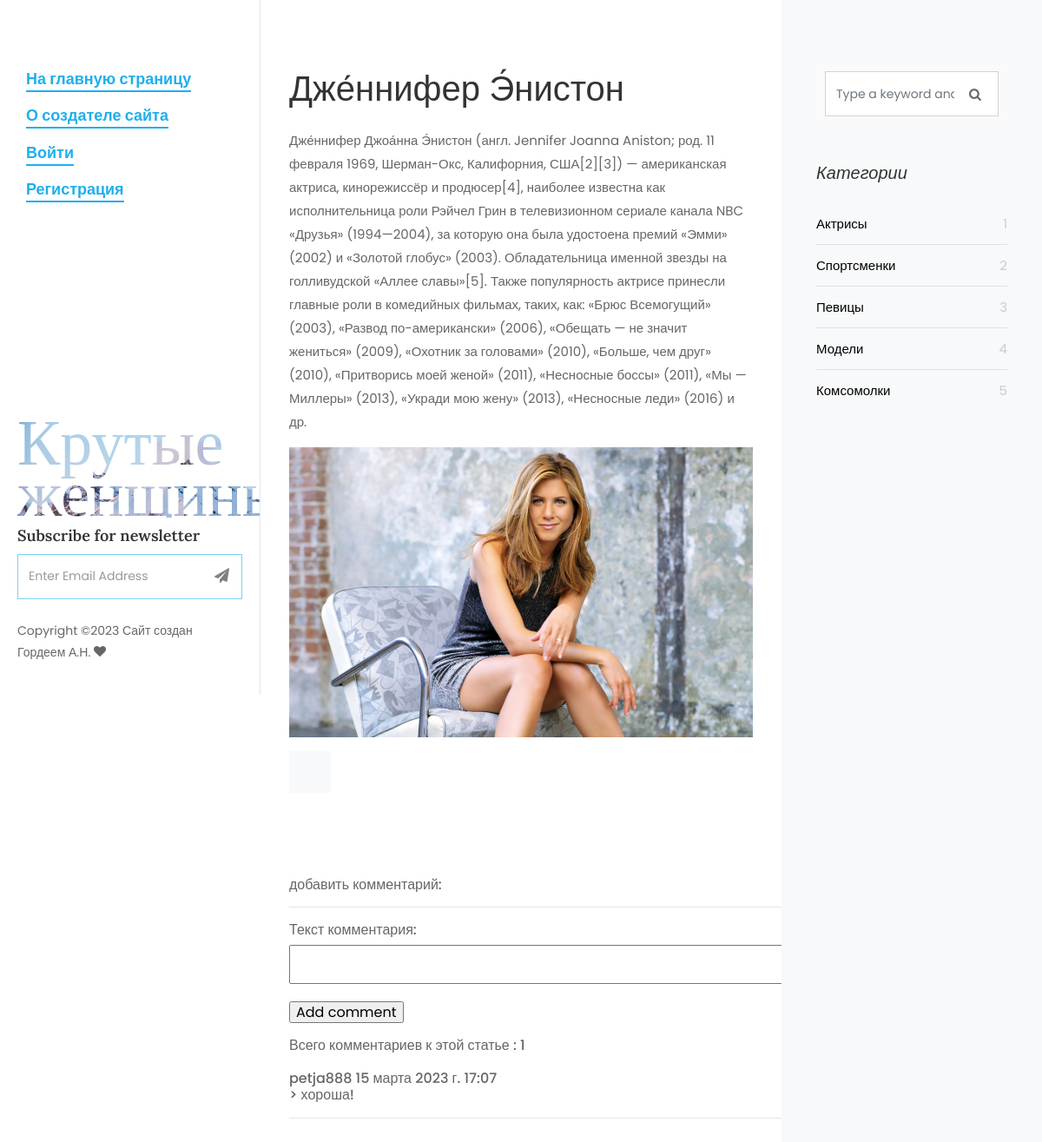
Screenshot of /post/dzhennifer-eniston/ with the database file from the repository.
### women/models.py (models this page shows, shortened)
class Women(models.Model):
    objects = None
    title = models.CharField(max_length=255, verbose_name='Заголовок')
    content = models.TextField(blank=True)
    photo = models.ImageField(upload_to="photos/%Y/%m/%d/")
    time_create = models.DateTimeField(auto_now_add=True)
    slug = models.SlugField(max_length=250, unique= True, db_index= True, verbose_name= "URL")
    time_update = models.DateTimeField(auto_now=True)
    is_published = models.BooleanField(default=True)
    cat = models.ForeignKey('Category', on_delete=models.PROTECT, )
    class Meta:
        verbose_name_plural = 'Известные женщины'
        ordering = ('cat', 'title')

class Comments(models.Model):
    article = models.ForeignKey(Women, on_delete=models.CASCADE, verbose_name='Статья', blank=True, null=True,
                                related_name='comments_articles')
    author = models.ForeignKey(User, on_delete=models.CASCADE, verbose_name='Автор комментария', blank=True, null=True)
    create_date = models.DateTimeField(auto_now=True)
    text = models.TextField(verbose_name='Текст комментария')
    status = models.BooleanField(verbose_name='Видимость статьи', default=False)

class Category(models.Model):
    name = models.CharField(max_length=100, db_index=True)
    slug = models.SlugField(max_length=250, unique=True, db_index=True, verbose_name='URL')
    class Meta:
        verbose_name_plural = 'Категории'
    def get_absolute_url(self):
        return reverse('category', kwargs={'cat_slug': self.slug})

### women/views.py (the view, shortened to what this page needs)
# urls.py: path('post/<slug:post_slug>/', ShowPost.as_view(), name='post'),
class ShowPost(DataMixin, FormMixin, DetailView):
    model = Women
    template_name = 'women/single.html'
    slug_url_kwarg = 'post_slug'
    context_object_name = 'post'
    form_class = CommentForm
    def post(self, request, *args, **kwargs):
        form = self.get_form()
        if form.is_valid():
            return self.form_valid(form)
        else:
            return self.form_invalid(form)
    def get_context_data(self, *, object_list=None, **kwargs):
        context = super().get_context_data(**kwargs)
        context['menu'] = menu
        context['cats'] = Category.objects.all()
        return context

### women/forms.py
class CommentForm(forms.ModelForm):
    class Meta:
        model = Comments
        fields = ('text',)
    def __init__(self,*args,**kwargs):
        super().__init__(*args,**kwargs)
        for field in self.fields:
            self.fields[field].widget.attrs['class'] = 'form-control'
        self.fields['text'].widget = Textarea(attrs={'rows':2})

### women/templates/women/single.html (shortened to what this page needs)
{% load static %}
<!DOCTYPE html>
<html lang="en">
  <head>
    <link rel="stylesheet" href="{% static 'css/open-iconic-bootstrap.min.css' %}">
    <link rel="stylesheet" href="{% static 'css/animate.css' %}">
    <link rel="stylesheet" href="{% static 'css/owl.carousel.min.css' %}">
    <link rel="stylesheet" href="{% static 'css/owl.theme.default.min.css' %}">
    <link rel="stylesheet" href="{% static 'css/magnific-popup.css' %}">
    <link rel="stylesheet" href="{% static 'css/aos.css' %}">
    <link rel="stylesheet" href="{% static 'css/ionicons.min.css' %}">
    <link rel="stylesheet" href="{% static 'css/bootstrap-datepicker.css' %}">
    <link rel="stylesheet" href="{% static 'css/jquery.timepicker.css' %}">
    <link rel="stylesheet" href="{%  static 'css/flaticon.css' %}">
    <link rel="stylesheet" href="{% static 'css/icomoon.css' %}">
    <link rel="stylesheet" href="{% static 'css/style.css' %}">
  </head>
  <body>
	{% include 'women/side-header.html' %}
		<div id="colorlib-main">
			<section class="ftco-section ftco-no-pt ftco-no-pb">
	    	<div class="container">
	    		<div class="row d-flex">
	    			<div class="col-lg-8 px-md-5 py-5">
	    				<div class="row pt-md-4">
	    					<h1 class="mb-3">{{  post.title }} </h1>
		            <p>{{ post.content }}</p>
		            <p>
		              <img src="{{ post.photo.url }}" alt="" class="img-fluid">
		            </p>
		            <div class="about-author d-flex p-4 bg-light">
		            </div>
		            <div class="pt-5 mt-5">
		              <h6 class="mb-3">
						  <p>
							  добавить комментарий:
						  <hr>
						  <form action="."  method="post">
						  		{{ form.as_p }}
							  <p><input type="submit" value="Add comment"></p>
							  Всего комментариев к  этой статье : {{ post.comments_articles.all.count }}
							  {% for item in  post.comments_articles.all %}
							  <ul class="comment-list" >
								  <br>{{ item.author }} {{ item.create_date }}
							  <li   class="comment">> {{ item.text }} </li>
							  </ul>
							  <br>
							  <hr>
							  {% endfor %}
						  </form>
					  </h6>
		            </div>
			    		</div>
			    	</div>
	    			<div class="col-lg-4 sidebar ftco-animate bg-light pt-5">
	            <div class="sidebar-box pt-md-4">
	              <form action="#" class="search-form">
	                <div class="form-group">
	                  <span class="icon icon-search"></span>
	                  <input type="text" class="form-control" placeholder="Type a keyword and hit enter">
	                </div>
	              </form>
	            </div>
	            <div class="sidebar-box ftco-animate">
					<h3 class="sidebar-heading">Категории </h3>
	              <ul class="categories">
					{% for cat in cats %}
	                <li><a href="{{ cat.get_absolute_url  }}"> {{ cat.name }}	 <span>  {{ cat.pk }} </span></a></li>
					  {% endfor %}
	              </ul>
	            </div>
	                </div>
	              </div>
	            </div>
	            </div>
	            <div class="sidebar-box ftco-animate">
	            	<h3 class="sidebar-heading">Archives</h3>
	            </div>
	          </div>
  </body>
</html>

### women/static/css/icomoon.css (style rules this page uses)
[class^="icon-"], [class*=" icon-"] { font-family: 'icomoon' !important; speak: none; font-style: normal; font-weight: normal; font-variant: normal; text-transform: none; line-height: 1; -webkit-font-smoothing: antialiased; -moz-osx-font-smoothing: grayscale; }
.icon-search:before { content: "\f002"; }

### rows the page displays
Women: title "Дже́ннифер Э́нистон", content "Дже́ннифер Джоа́нна Э́нистон (англ. Jennifer Joanna Aniston; род. 11 февраля 1969, Шерман-Окс, Калифорния, США[2][3]) — американская актриса, кинорежиссёр и продюсер[4], наиболее известна как исполнительница роли Рэйчел Грин в телевизионном сериале канала NBC «Друзья» (1994—2004), за которую она была удостоена премий «Эмми» (2002) и «Золотой глобус» (2003). Обладательница именной звезды на голливудской «Аллее славы»[5]. Также популярность актрисе принесли главные роли в комедийных фильмах, таких, как: «Брюс Всемогущий» (2003), «Развод по-американски» (2006), «Обещать — не значит жениться» (2009), «Охотник за головами» (2010), «Больше, чем друг» (2010), «Притворись моей женой» (2011),…", photo (picture), comments_articles.all.count "1"
Comments: author "petja888", create_date "15 марта 2023 г. 17:07", text "хороша!"
Category: name "Актрисы", pk "1"
Category: name "Спортсменки", pk "2"
Category: name "Певицы", pk "3"
Category: name "Модели", pk "4"
Category: name "Комсомолки", pk "5"

### other values shown
{{ m.title }} "На главную страницу" "О создателе сайта" "Войти" "Регистрация"
